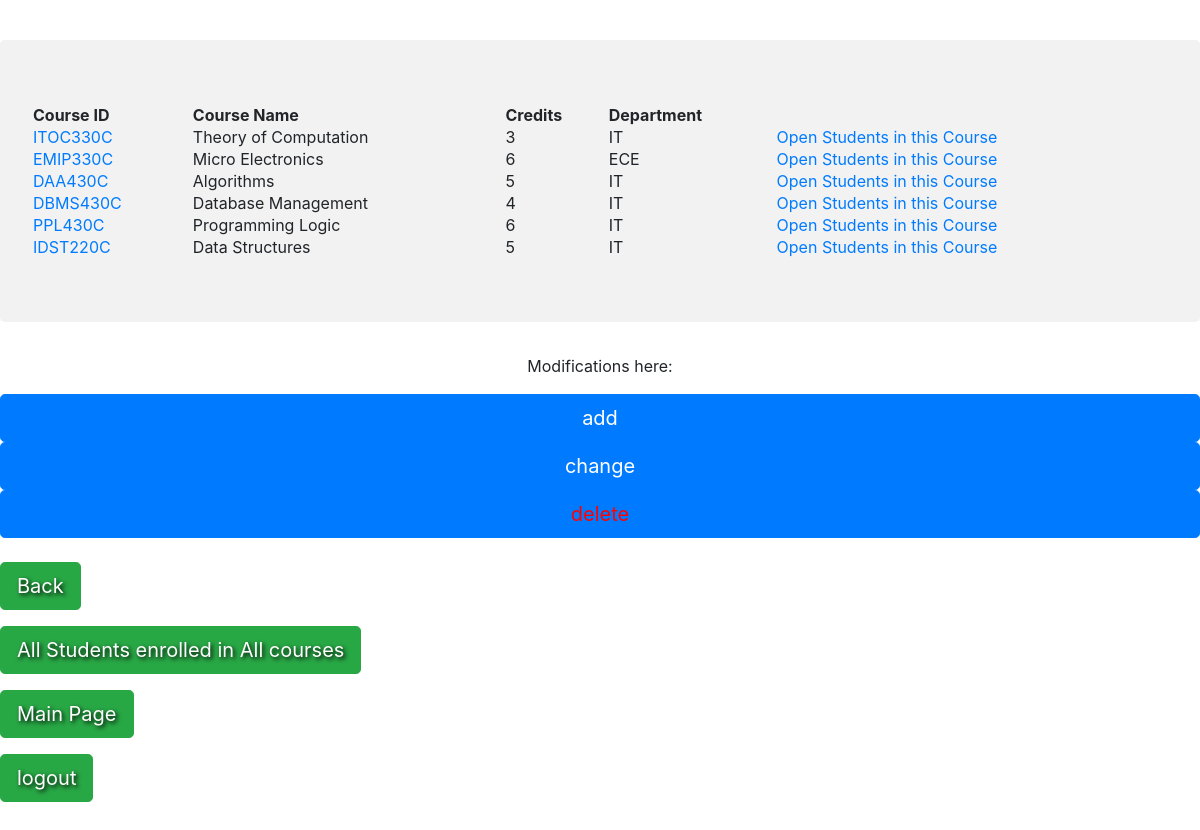
The page /showAllCourses (signed in) on the database its author committed.
### models.py (models this page shows, shortened)
class Course(Base):
    __tablename__ = 'Courses'
    courseID = db.Column(db.String(50), primary_key=True)
    courseName = db.Column(db.String(50))
    credits = db.Column(db.Integer())
    department = db.Column(db.String(50))

### app.py (the view)
@app.route('/showAllCourses',methods=['POST','GET'])
def showAllCourses():
    if request.method == 'GET' and session['inputName']:
        cours = Course.query.all()
        return render_template('course.html', cours=cours)

### templates/course.html (shortened to what this page needs)
 <link href="http://getbootstrap.com/dist/css/bootstrap.min.css" rel="stylesheet">
    <link href="http://getbootstrap.com/examples/jumbotron-narrow/jumbotron-narrow.css" rel="stylesheet">
    <link href="../static/signup.css" rel="stylesheet">
  <div class="jumbotron" style="background-color: rgba(128,128,128,0.1)" >     <table style = "width: 100%">
     <tr>
    <th>Course ID</th>
    <th>Course Name</th>
    <th>Credits</th>
    <th>Department</th>
  </tr>
  {% for item in cours %}
  <tr>
        <td><a href="{{ url_for('showStudentCourses', courseID = item['courseID'] ) }}">{{ item['courseID'] }}</a></td>
        <td >{{ item['courseName'] }}</td>
        <td>{{ item['credits'] }} </td>
        <td>{{ item['department'] }} </td>
        <td><a href="{{ url_for('showStudentCourses', courseID = item['courseID'] ) }}">Open Students in this Course</a></td>
    </tr>
{% endfor %}
</table>
</div>
<p class="pull-right"><center>Modifications here:</center></p>
    <a href="{{ url_for('editCourses') }}"><input type="submit" href="../templates/department1.html" value="add" class="btn btn-primary btn-lg btn-block"></a>
      <a href="{{ url_for('changeCourses') }}"><input type="submit" href="../templates/course1.html" value="change" class="btn btn-primary btn-lg btn-block"></a>
     <a href="{{ url_for('deleteCourses') }}"><input type="submit" href="../templates/course1.html" value="delete" style="color: red;" class="btn btn-primary btn-lg btn-block"></a>
     <p style="text-shadow: 2px 2px 4px #000000;"><a class="btn btn-lg btn-success" href="{{ url_for('showDepartments') }}" role="button">Back</a>
            </p>
    <p style="text-shadow: 2px 2px 4px #000000;"><a class="btn btn-lg btn-success" href="{{ url_for('showAllStudentCourses') }}" role="button">All Students enrolled in All courses</a>
            </p>
    <p style="text-shadow: 2px 2px 4px #000000;"><a class="btn btn-lg btn-success" href="{{ url_for('main') }}" role="button">Main Page</a>
   <p style="text-shadow: 2px 2px 4px #000000;"><a class="btn btn-lg btn-success" href="{{ url_for('logout') }}" role="button">logout</a>
            </p>

### rows shown on the page
Course: courseID "ITOC330C", courseName "Theory of Computation", credits "3", department "IT"
Course: courseID "EMIP330C", courseName "Micro Electronics", credits "6", department "ECE"
Course: courseID "DAA430C", courseName "Algorithms", credits "5", department "IT"
Course: courseID "DBMS430C", courseName "Database Management", credits "4", department "IT"
Course: courseID "PPL430C", courseName "Programming Logic", credits "6", department "IT"
Course: courseID "IDST220C", courseName "Data Structures", credits "5", department "IT"
